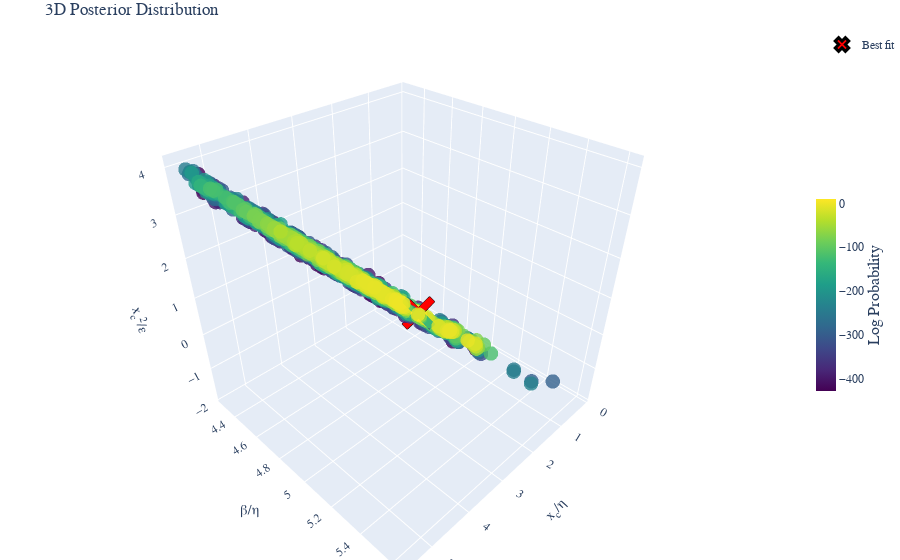

Here is the notebook cell this chart was saved with:
### Code cell
post.bins =None
fig =post.plot_posterior3D_interactive([0,1,2],labels=["$x_c/\\eta$","$\\beta/\\eta$","$x_c^2/\\epsilon$","$x_c$","ExtH"], truths=np.log(best_theta_trans),truth_label="Best fit" )
# Save the figure using matplotlib's savefig instead of plotly's write_image
fig.show()
# Save the figure as HTML
html_file_name=file.replace('_post.csv','_3D')
html_path = os.path.join(Products_folder, 'html_3d_plots', f'{html_file_name}.html')
# Create directory if it doesn't exist
os.makedirs(os.path.dirname(html_path), exist_ok=True)
fig.write_html(html_path)

### Figure 1 — Plotly figure (JSON) as saved in the notebook; plotly's stock layout.template omitted (floating-point values rounded to 4 significant figures; data arrays with more than 128 entries replaced by an {"elided": "..."} marker saying what was removed)
{"data": [{"marker": {"color": {"elided": "1240 float values"}, "colorbar": {"len": 0.4, "thickness": 20, "title": {"font": {"size": 16}, "side": "right", "text": "Log Probability"}, "x": 1.0, "y": 0.5}, "colorscale": [[0.0, "#440154"], [0.1111, "#482878"], [0.2222, "#3e4989"], [0.3333, "#31688e"], [0.4444, "#26828e"], [0.5556, "#1f9e89"], [0.6667, "#35b779"], [0.7778, "#6ece58"], [0.8889, "#b5de2b"], [1.0, "#fde725"]], "opacity": 0.8, "size": 5}, "mode": "markers", "name": "Posterior", "scene": "scene", "showlegend": false, "type": "scatter3d", "x": {"elided": "1240 float values"}, "y": {"elided": "1240 float values"}, "z": {"elided": "1240 float values"}}, {"marker": {"color": "red", "line": {"color": "black", "width": 3}, "size": 12, "symbol": "x"}, "mode": "markers", "name": "Best fit", "scene": "scene", "showlegend": true, "type": "scatter3d", "x": [2.223], "y": [4.91], "z": [0.1573]}], "layout": {"font": {"family": "Computer Modern"}, "margin": {"b": 0, "l": 0, "r": 0, "t": 30}, "scene": {"aspectmode": "cube", "xaxis": {"exponentformat": "e", "showexponent": "all", "title": {"font": {"size": 14}, "text": "x<sub>c</sub>/η"}}, "yaxis": {"exponentformat": "e", "showexponent": "all", "title": {"font": {"size": 14}, "text": "β/η"}}, "zaxis": {"exponentformat": "e", "showexponent": "all", "title": {"font": {"size": 14}, "text": "x<sub>c</sub><sup>2</sup>/ε"}}}, "title": {"text": "3D Posterior Distribution"}}}
